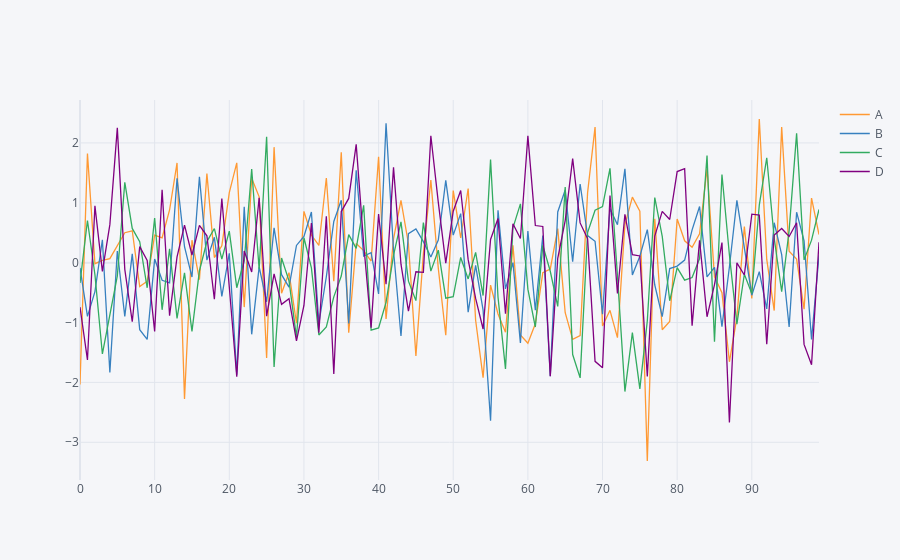

The cell this chart's notebook holds for it:
### Code cell
#df.plot() #pandas simple plot makes plot with plt


#import cufflinks as cf, cf.go_offline()
df.iplot() #IPLOT for plotly
